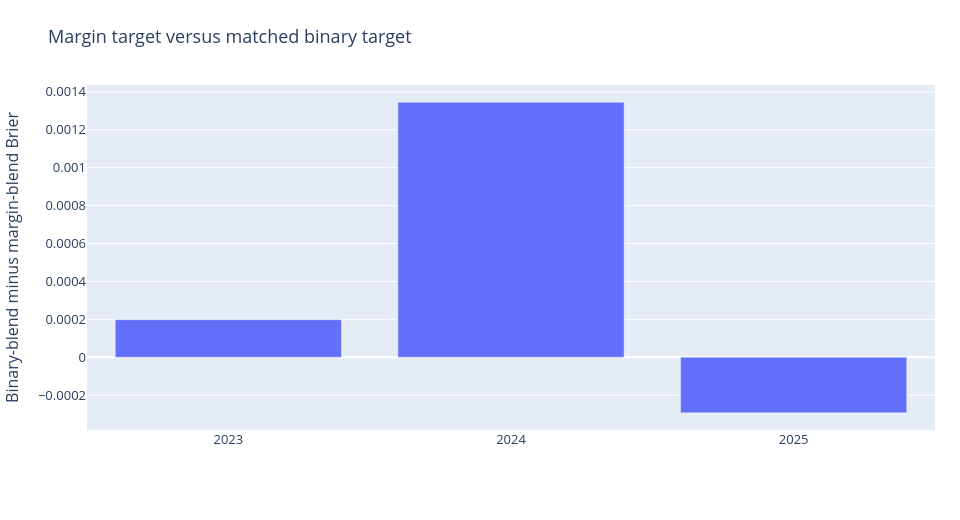

The notebook cell saved with this chart:
### Code cell
chart('ablation', 'Margin target versus matched binary target', years['year'].astype(str).tolist(), {'Margin advantage': (years['binary']-years['margin']).tolist()}, 'Binary-blend minus margin-blend Brier')

### Figure 1 — Plotly figure (JSON) as saved in the notebook; plotly's stock layout.template omitted (floating-point values rounded to 4 significant figures)
{"data": [{"name": "Margin advantage", "type": "bar", "x": ["2023", "2024", "2025"], "y": [0.000198, 0.001345, -0.0002928]}], "layout": {"barmode": "group", "font": {"size": 13}, "height": 520, "legend": {"orientation": "h", "y": -0.23}, "margin": {"b": 90, "l": 75, "r": 25, "t": 85}, "title": {"text": "Margin target versus matched binary target"}, "width": 960, "yaxis": {"title": {"text": "Binary-blend minus margin-blend Brier"}}}}
